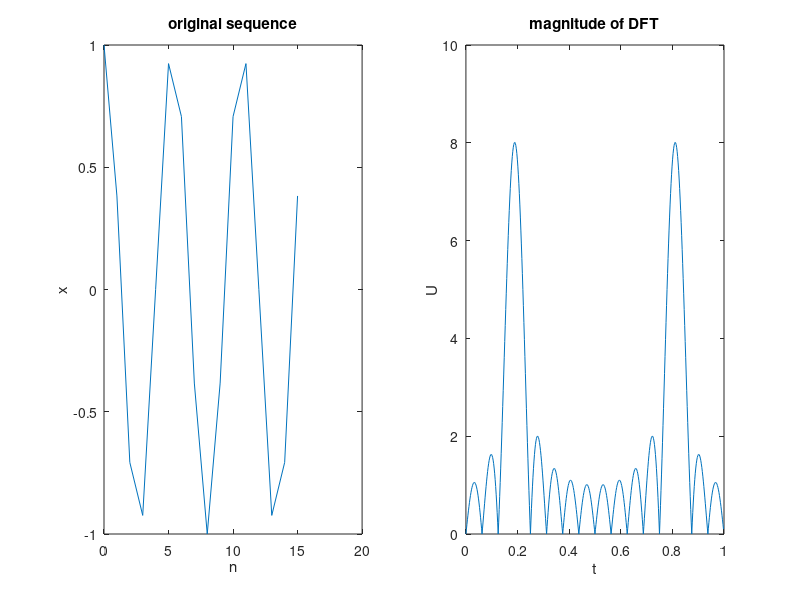

Write the MATLAB code that produced this figure.
clc;
clear ;
close all;

N =16;
M=512;
n = 0:N-1 ;
r = 3;

x=cos(2*pi*r*n/N);
subplot(121);
plot(n,x);
xlabel('n');
ylabel('x');
title('original sequence');


U=fft(x,M);
t=0:1:M-1;
subplot(122);
plot(t/512, abs(U));
xlabel('t');
ylabel('U');
title('magnitude of DFT');